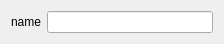
<?xml version="1.0" encoding="UTF-8"?>
<ui version="4.0">
 <class>GeneratorQtDialog</class>
 <widget class="QWidget" name="GeneratorQtDialog">
  <property name="geometry">
   <rect>
    <x>0</x>
    <y>0</y>
    <width>224</width>
    <height>38</height>
   </rect>
  </property>
  <property name="windowTitle">
   <string>GeneratorQtDialog</string>
  </property>
  <layout class="QGridLayout" name="gridLayout">
   <item row="0" column="0">
    <widget class="QLabel" name="label">
     <property name="text">
      <string>name</string>
     </property>
    </widget>
   </item>
   <item row="0" column="1">
    <widget class="QLineEdit" name="lineEditName"/>
   </item>
  </layout>
 </widget>
 <resources/>
 <connections/>
</ui>
